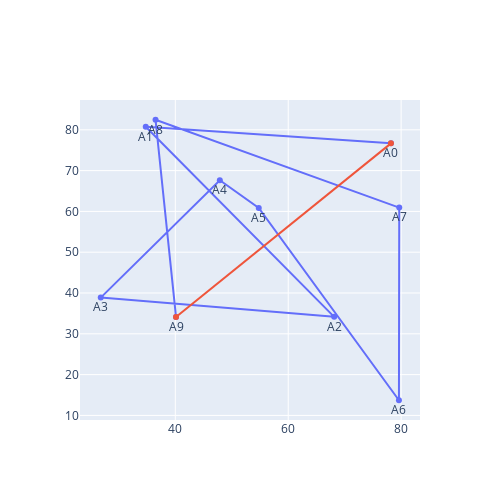

Notebook source saved alongside this figure:
### Code cell
solucao = ['A'+str(i) for i in range(n_cidades)]
print(solucao)
plota_rotas(df_coordenadas, solucao)

### Figure 1 — Plotly figure (JSON) as saved in the notebook; plotly's stock layout.template omitted (floating-point values rounded to 4 significant figures)
{"data": [{"mode": "lines+markers+text", "name": "", "text": ["A0", "A1", "A2", "A3", "A4", "A5", "A6", "A7", "A8", "A9"], "textposition": "bottom center", "type": "scatter", "x": [78.2, 34.76, 68.14, 26.79, 47.89, 54.78, 79.61, 79.67, 36.5, 40.12], "y": [76.68, 80.73, 34.16, 38.88, 67.63, 60.85, 13.72, 60.94, 82.47, 34.13]}, {"mode": "lines+markers", "name": "", "type": "scatter", "x": [40.12, 78.2], "y": [34.13, 76.68]}], "layout": {"autosize": false, "height": 500, "showlegend": false, "width": 500}}
